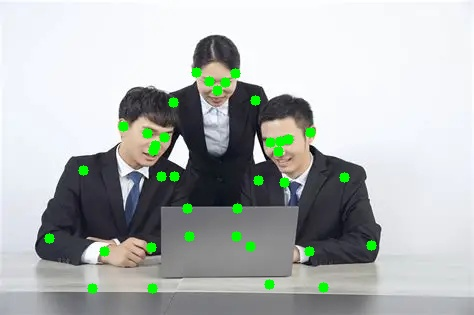
#> input picture 小车代码汇总/代码/ultralytics-main/custom_skeleton.jpg, 474 x 315 px, given in place of the camera
$ python yanse.py
#> lines starting #> are read from the running program, lines starting #| are printed output that depends on the picture; after the words box and inside, x2 and y2 are one past the last pixel; in counts of white or black regions, pixels touching at a corner belong together
import cv2
import time
import serial
import numpy as np
# 颜色识别类（假设已定义，保持原代码不变）
class PrimaryColorDetector:
    def __init__(self, camera_index=1):
        """初始化三原色识别器"""
        # 打开摄像头
        self.cap = cv2.VideoCapture(camera_index)
        if not self.cap.isOpened():
            raise ValueError(f"无法打开摄像头 {camera_index}")

        # 定义三原色的HSV范围（已优化）
        self.color_ranges = {
            'red': [
                # 红色在HSV中分为两个区域
                (np.array([0, 120, 70]), np.array([10, 255, 255])),
                (np.array([170, 120, 70]), np.array([180, 255, 255]))
            ],
            'green': [
                (np.array([40, 100, 100]), np.array([80, 255, 255]))
            ],
            'blue': [
                (np.array([100, 150, 0]), np.array([140, 255, 255]))
            ]
        }

        # 结果存储
        self.detection_results = {}

    def detect_colors(self, frame):
        """检测三原色物体"""
        # 转换为HSV颜色空间
        hsv = cv2.cvtColor(frame, cv2.COLOR_BGR2HSV)

        # 重置检测结果
        self.detection_results = {}

        for color_name, ranges in self.color_ranges.items():
            # 创建掩码
            mask = np.zeros(hsv.shape[:2], dtype=np.uint8)

            # 处理多区域颜色（如红色）
            for lower, upper in ranges:
                mask += cv2.inRange(hsv, lower, upper)

            # 应用形态学操作减少噪声
            kernel = np.ones((5, 5), np.uint8)
            mask = cv2.morphologyEx(mask, cv2.MORPH_OPEN, kernel)
            mask = cv2.morphologyEx(mask, cv2.MORPH_CLOSE, kernel)

            # 查找轮廓
            contours, _ = cv2.findContours(mask, cv2.RETR_EXTERNAL, cv2.CHAIN_APPROX_SIMPLE)

            # 找到最大轮廓并记录信息
            if contours:
                largest_contour = max(contours, key=lambda x: cv2.contourArea(x))
                area = cv2.contourArea(largest_contour)

                # 设置最小面积阈值，过滤小噪声
                if area > 500:  # 可根据实际情况调整
                    # 计算轮廓的矩
                    M = cv2.moments(largest_contour)
                    if M["m00"] != 0:
                        cX = int(M["m10"] / M["m00"])
                        cY = int(M["m01"] / M["m00"])

                        # 存储检测结果
                        self.detection_results[color_name] = {
                            'center': (cX, cY),
                            'area': area,
                            'contour': largest_contour
                        }

        # 在原图上标记检测结果
        self._draw_detection_results(frame)

        return frame

    def _draw_detection_results(self, frame):
        """在图像上绘制检测结果"""
        # 定义每种颜色的显示颜色和标签
        color_display = {
            'red': (0, 0, 255),    # 红色用BGR中的红色表示
            'green': (0, 255, 0),  # 绿色用BGR中的绿色表示
            'blue': (255, 0, 0)    # 蓝色用BGR中的蓝色表示
        }

        for color_name, result in self.detection_results.items():
            center = result['center']
            area = result['area']

            # 绘制轮廓和中心点
            cv2.drawContours(frame, [result['contour']], -1, color_display[color_name], 2)
            cv2.circle(frame, center, 5, color_display[color_name], -1)

            # 添加标签
            label = f"{color_name}: ({center[0]}, {center[1]})"
            cv2.putText(frame, label, (center[0]-30, center[1]-20),
                        cv2.FONT_HERSHEY_SIMPLEX, 0.5, color_display[color_name], 2)

    def get_detection_results(self):
        """返回所有检测结果"""
        return self.detection_results

    def run(self):
        """运行颜色识别主循环"""
        while True:
            ret, frame = self.cap.read()
#> frame is the input picture: shape (315, 474, 3); mean B, G, R 180.3, 182.2, 177.2
            if not ret:
                print("无法获取图像帧")
                break

            # 水平翻转图像（镜像效果，可选）
            frame = cv2.flip(frame, 1)
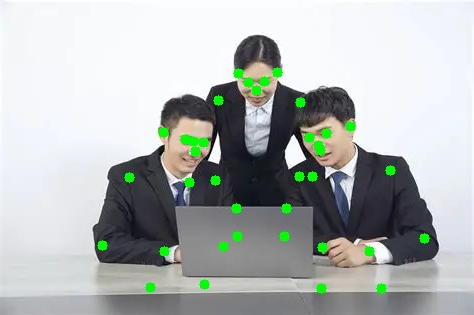
#> frame: shape (315, 474, 3); mean B, G, R 180.3, 182.2, 177.2

            # 检测颜色
            processed_frame = self.detect_colors(frame)
#> in detect_colors, `hsv = cv2.cvtColor(frame, cv2.COLOR_BGR2HSV)`: hsv: shape (315, 474, 3); mean H, S, V 98.9, 22.9, 187.6
#> after the loop in detect_colors, `for color_name, ranges in self.color_ranges.items():`: mask: shape (315, 474); every value is 0
#> after the loop in detect_colors, `for color_name, ranges in self.color_ranges.items():`: self.detection_results = 0 items

            # 显示检测状态
            status = "Detected: " + ", ".join(self.detection_results.keys()) if self.detection_results else "No targets detected"
            cv2.putText(processed_frame, status, (10, 30),
                        cv2.FONT_HERSHEY_SIMPLEX, 0.7, (255, 255, 0), 2)
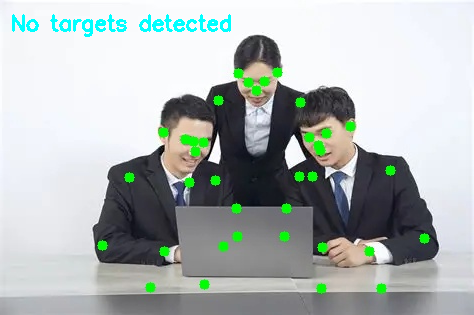
#> processed_frame: shape (315, 474, 3); 1.07% of pixels changed, all inside (x1, y1, x2, y2) = (12, 14, 231, 37)

            # 显示结果
            cv2.imshow("Primary Color Detection", processed_frame)

            # 按 'q' 键退出
            if cv2.waitKey(1) & 0xFF == ord('q'):
#> (key q is pressed here)
                break

        # 释放资源
        self.cap.release()
        cv2.destroyAllWindows()

# 主控制函数
def grab_color_block(target_color='red', camera_index=1, serial_port='COM5', baudrate=115200):
    # 初始化
    print(f"准备抓取{target_color}木块...")
    detector = PrimaryColorDetector(camera_index)
    detector.run()
    ser = serial.Serial(serial_port, baudrate, timeout=1)

    # 舵机ID定义
    SERVO_BASE = 0       # 000：底座旋转（控制X坐标居中）
    SERVO_ARM1 = 1       # 001：大臂（控制够到木块）
    SERVO_ARM2 = 2       # 002：小臂（固定角度，确保摄像头视野）
    SERVO_WRIST = 3      # 003：腕部（控制Y坐标到夹取位置）
    SERVO_ROTATE = 4     # 004：旋转关节（固定不动）
    SERVO_GRIPPER = 5    # 005：夹爪（开合控制）

    # 固定参数（根据实际调试填写）
    FIXED_ARM2 = 2100    # 002固定PWM值（确保摄像头视野）
    FIXED_ROTATE = 1500  # 004固定PWM值
    GRIPPER_OPEN = 500  # 夹爪张开PWM
    GRIPPER_CLOSE = 1700 # 夹爪闭合PWM
    TARGET_X_CENTER = 325  # 目标X坐标中心（摄像头宽度的一半）
    TARGET_Y_GRAB = 425    # 目标Y坐标（可夹取位置）
    ERROR_TOLERANCE = 15   # 坐标误差容忍范围（像素）

    # 发送舵机指令函数（简化版）
    def send_cmd(servo_id, pwm, time_ms=1000):
        cmd = f"#{servo_id:03d}P{pwm:04d}T{time_ms:04d}!"
        ser.write(cmd.encode())
        print(f"发送指令: {cmd}")
        time.sleep(time_ms / 1000 + 0.5)  # 等待动作完成

    try:
        # 1. 基本启动（按顺序移动舵机）
        print("初始化机械臂...")
        send_cmd(SERVO_BASE, 1500, 1000)    # 000：底座初始位置
        send_cmd(SERVO_ARM1, 1500, 1000)    # 001：大臂初始位置
        send_cmd(SERVO_ROTATE, FIXED_ROTATE, 1000)  # 004：固定旋转关节
        send_cmd(SERVO_ARM2, FIXED_ARM2, 1000)      # 002：固定小臂位置
        send_cmd(SERVO_WRIST, 1000, 1000)   # 003：腕部初始位置
        send_cmd(SERVO_GRIPPER, GRIPPER_OPEN, 1000)  # 005：夹爪张开
        print("初始化完成：摄像头已就绪，夹爪张开")
        time.sleep(2)

        # 2. 调整000（底座）使木块X坐标居中
        print(f"调整X坐标居中（目标颜色：{target_color}）...")
        x_centered = False
        while not x_centered:
            ret, frame = detector.cap.read()
            if not ret:
                raise Exception("无法获取摄像头画面")
            detector.detect_colors(frame)
#> in detect_colors (call 2), `hsv = cv2.cvtColor(frame, cv2.COLOR_BGR2HSV)`: hsv: shape (315, 474, 3); mean H, S, V 98.9, 22.9, 187.6
#> the loop in detect_colors (call 2), `for color_name, ranges in self.color_ranges.items():` made 3 passes
#> area on pass 2: 337
#> pass 2, in detect_colors (call 2), `mask = cv2.morphologyEx(mask, cv2.MORPH_OPEN, kernel)`:
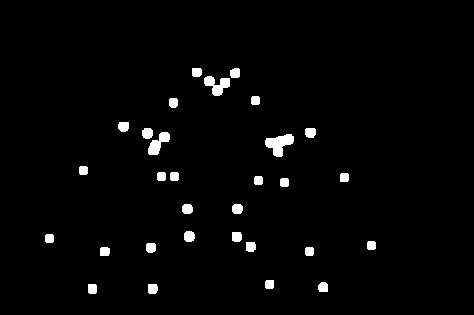
#> mask: shape (315, 474); 2.2% white; 30 white regions, largest, box (x1, y1, x2, y2) and area: (265, 134, 294, 157) 379, (204, 76, 230, 96) 294, (148, 132, 170, 155) 260
            results = detector.get_detection_results()
#> results = 0 items

            if target_color not in results:
                print(f"未检测到{target_color}木块，重试...")
                time.sleep(1)
                continue

            current_x = results[target_color]['center'][0]
            print(f"当前X坐标: {current_x}，目标: {TARGET_X_CENTER}")

            if abs(current_x - TARGET_X_CENTER) <= ERROR_TOLERANCE:
                print("X坐标已居中")
                x_centered = True
                break

            # 调整000（底座）
            current_pwm = 1500  # 假设初始值
            if current_x < TARGET_X_CENTER:
                new_pwm = current_pwm + 20  # 右转
            else:
                new_pwm = current_pwm - 20  # 左转

            new_pwm = max(500, min(2500, new_pwm))
            send_cmd(SERVO_BASE, new_pwm, 500)

        # 3. 调整001（大臂）确保能够到木块
        print(f"调整大臂以够到{target_color}木块...")
        current_pwm = 1500  # 假设初始值
        '''for new_pwm in range(current_pwm, 1000, -100):  # 逐步降低大臂
            send_cmd(SERVO_ARM1, new_pwm, 1000)
            ret, frame = detector.cap.read()
            detector.detect_colors(frame)
            if target_color in detector.get_detection_results():
                print(f"大臂调整到位，PWM: {new_pwm}")
                break'''
        send_cmd(SERVO_ARM1, 1500, 1000)
        print("大臂调整完成")
        time.sleep(1)

        # 4. 调整003（腕部）使木块Y坐标到夹取位置
        print(f"调整Y坐标至夹取位置（目标颜色：{target_color}）...")
        y_positioned = False
        while not y_positioned:
            ret, frame = detector.cap.read()
            detector.detect_colors(frame)
            results = detector.get_detection_results()

            if target_color not in results:
                print(f"未检测到{target_color}木块，重试...")
                time.sleep(1)
                continue

            current_y = results[target_color]['center'][1]
            print(f"当前Y坐标: {current_y}，目标: {TARGET_Y_GRAB}")

            if abs(current_y - TARGET_Y_GRAB) <= ERROR_TOLERANCE:
                print("Y坐标已到位")
                y_positioned = True
                break

            # 调整003（腕部）
            current_pwm = 1500  # 假设初始值
            if current_y > TARGET_Y_GRAB:
                new_pwm = current_pwm - 20  # 降低腕部
            else:
                new_pwm = current_pwm + 20  # 抬高腕部

            new_pwm = max(500, min(2500, new_pwm))
            send_cmd(SERVO_WRIST, new_pwm, 500)

        # 5. 控制005（夹爪）闭合抓取木块
        print("执行抓取...")
        send_cmd(SERVO_GRIPPER, GRIPPER_CLOSE, 1000)
        time.sleep(1)
        print(f"{target_color}木块抓取完成！")

    except Exception as e:
        print(f"抓取失败：{e}")
    finally:
        # 释放资源
        ser.close()
        detector.cap.release()
        cv2.destroyAllWindows()

# 直接运行主函数
if __name__ == "__main__":
    grab_color_block(target_color='red')  # 可改为'greendetector = PrimaryColorDetector(camera_index=1)'或'blue'
